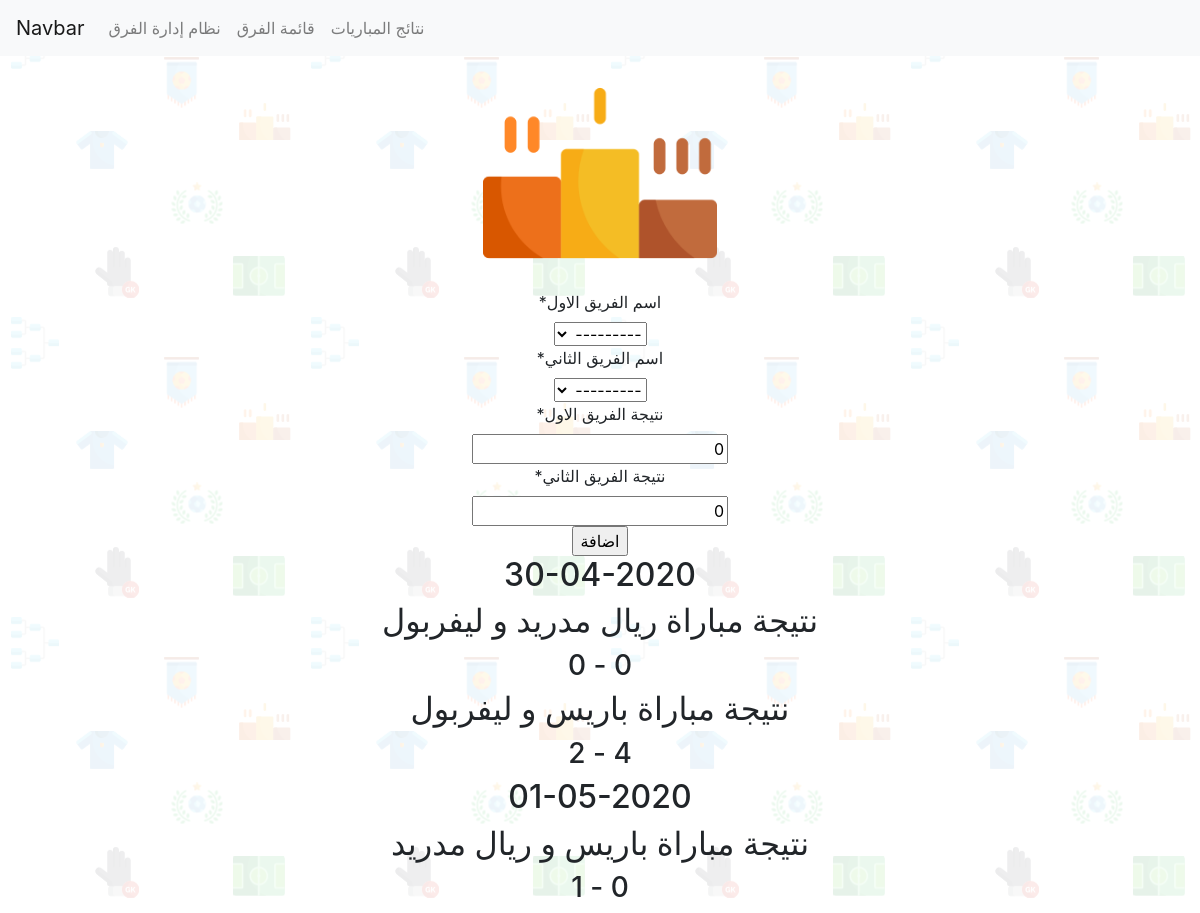
The page /scores/ on the database its author committed.
### teams/models.py (models this page shows, shortened)
class GameScore(models.Model):
    first_team_relation = models.ForeignKey(Team, related_name='first_team', null=True, on_delete=DO_NOTHING)
    second_team_relation = models.ForeignKey(Team, related_name='second_team', null=True, on_delete=DO_NOTHING)
    first_team_score = models.IntegerField(default=0)
    second_team_score = models.IntegerField(default=0)
    game_date = models.DateTimeField(auto_now=True)

class Team(models.Model):
    name = models.CharField(max_length=256, unique=True)
    details = models.TextField()
    def __str__(self):
        return self.name

### teams/views.py (the view, shortened to what this page needs)
# urls.py: url(r'^scores/$', ScoresListView.as_view(), name="scores-list-view"),
class ScoresListView(ListView):
    model = GameScore
    template_name = 'scores_list.html'
    context_object_name = 'scores'
    def get_context_data(self, **kwargs):
        context = super(ScoresListView, self).get_context_data(**kwargs)
        context['form'] = ScoreModelForm()
        return context

### teams/forms.py
class ScoreModelForm(ModelForm):
    def __init__(self, *args, **kwargs):
        super(ScoreModelForm, self).__init__(*args, **kwargs)
        self.helper = FormHelper(self)
        self.helper.add_input(Submit('submit', 'اضافة'))
    class Meta:
        model = GameScore
        exclude = ['game_date']  # get all fields except game_date
        labels = {
            'first_team_relation': 'اسم الفريق الاول',
            'second_team_relation': 'اسم الفريق الثاني',
            'first_team_score': 'نتيجة الفريق الاول',
            'second_team_score': 'نتيجة الفريق الثاني',
        }

### teams/templates/scores_list.html (shortened to what this page needs)
{% extends 'base.html' %}
{% load static %}
{% block content %}
    <div align="center">
        <img class="icon-width" src="{% static 'images/ic_game_score.png' %}" alt="">
    </div>
    <div align="center">
        {% include 'add_score.html' %}
    </div>
    {% for score in scores %}
        <div align="center">
            {% ifchanged %}
                <h2> {{ score.game_date|date:'d-m-Y' }} </h2>
            {% endifchanged %}
            <h2> نتيجة مباراة {{ score.first_team_relation.name }} و {{ score.second_team_relation.name }} </h2>
            <h3> {{ score.first_team_score }} - {{ score.second_team_score }} </h3>
        </div>
    {% endfor %}
{% endblock %}

### static/css/style.css (style rules this page uses)
body { background-image: url('../images/bg_pattern.png'); }
.icon-width { width: 20%; }

### rows shown on the page
GameScore: game_date "30-04-2020", first_team_relation.name "ريال مدريد", second_team_relation.name "ليفربول", second_team_score "0"
GameScore: first_team_relation.name "باريس", second_team_relation.name "ليفربول", second_team_score "2"
GameScore: game_date "01-05-2020", first_team_relation.name "باريس", second_team_relation.name "ريال مدريد", second_team_score "1"
